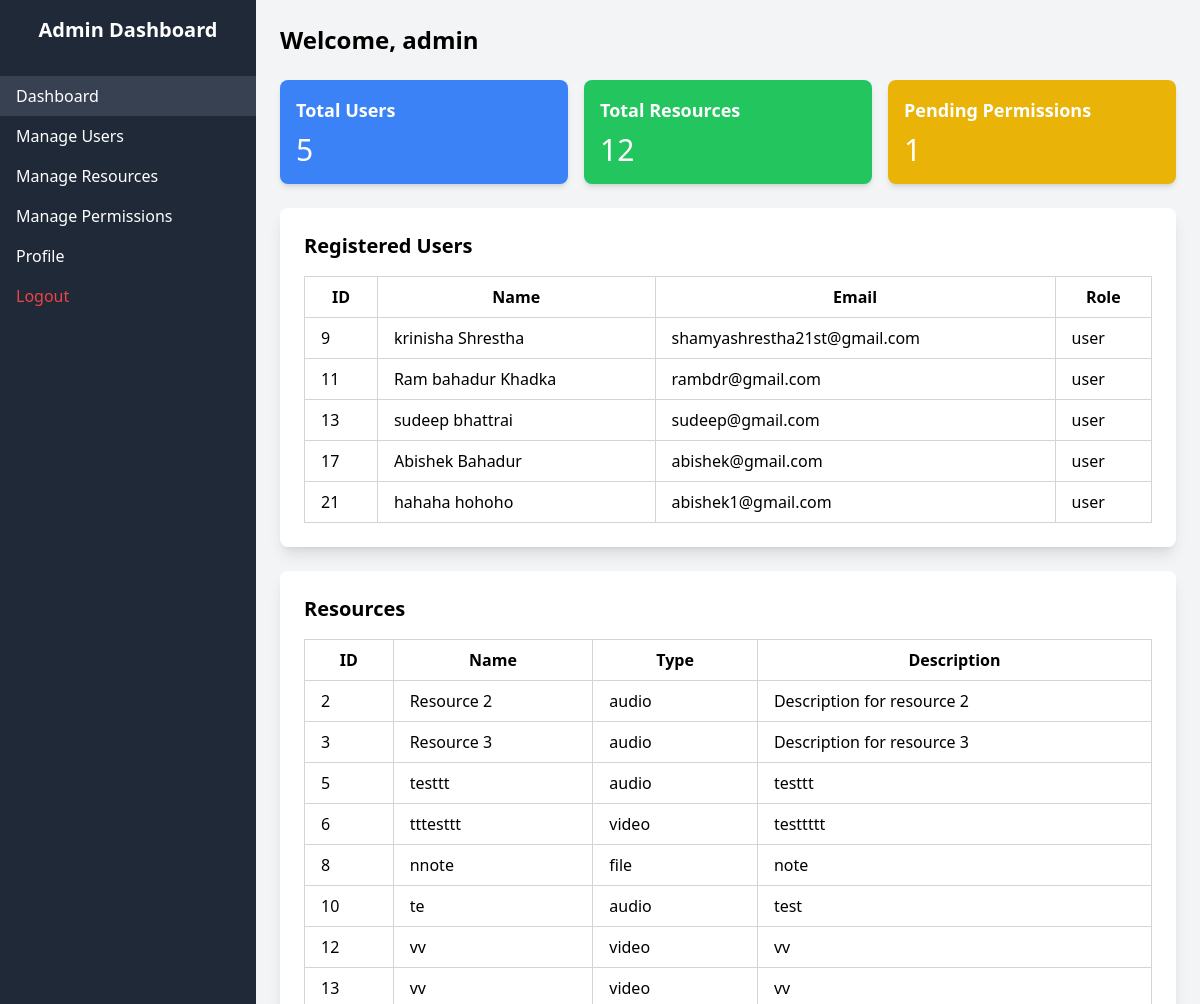
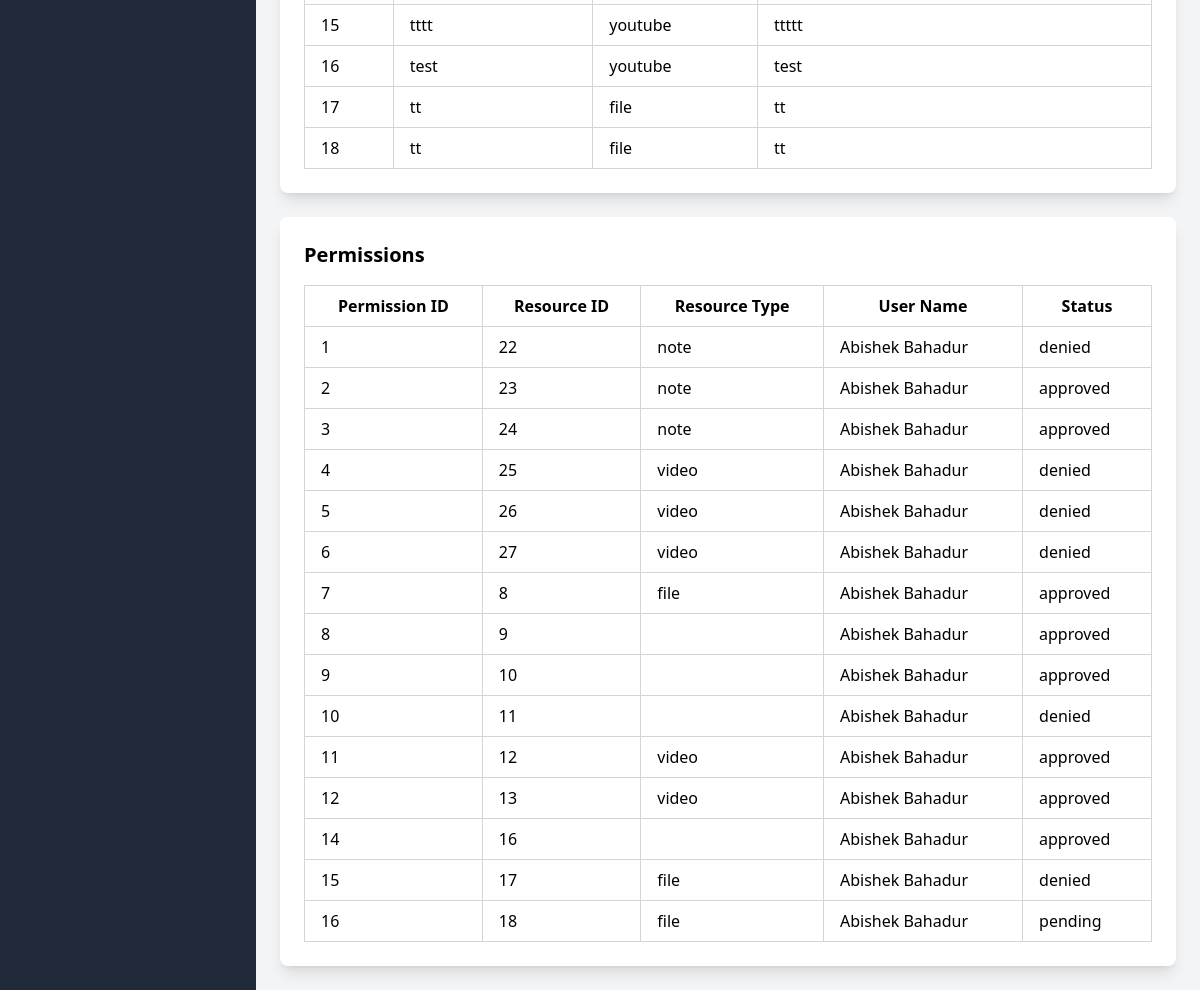
Page /pages/admin_dashboard.php (signed in) on the committed database (2 pictures, top to bottom).
### tables this page shows
CREATE TABLE `register` (
  `id` int(11) NOT NULL,
  `first_name` varchar(255) NOT NULL,
  `last_name` varchar(255) NOT NULL,
  `email` varchar(255) NOT NULL,
  `password` varchar(255) NOT NULL,
  `created_at` timestamp NOT NULL DEFAULT current_timestamp(),
  `role` enum('user','admin') DEFAULT 'user'
);

CREATE TABLE `resources` (
  `id` int(11) NOT NULL,
  `name` varchar(255) NOT NULL,
  `description` text NOT NULL,
  `file_path` varchar(255) NOT NULL,
  `created_at` timestamp NOT NULL DEFAULT current_timestamp(),
  `type` enum('audio','video','file','youtube') NOT NULL
);

CREATE TABLE `permissions` (
  `id` int(11) NOT NULL,
  `user_id` int(11) NOT NULL,
  `resource_id` int(11) NOT NULL,
  `resource_type` enum('note','video','file') NOT NULL,
  `status` enum('pending','approved','denied') DEFAULT 'pending',
  `requested_at` timestamp NOT NULL DEFAULT current_timestamp()
);

### pages/admin_dashboard.php (the view, shortened to what this page needs)
<?php
require '../db.php';
$adminId = $_SESSION['admin_id'];
$sql = "SELECT * FROM register WHERE id = ?";
$stmt = $conn->prepare($sql);
$stmt->bind_param('i', $adminId);
$stmt->execute();
$result = $stmt->get_result();
$admin = $result->fetch_assoc();
$sqlUsers = "SELECT COUNT(*) as total_users FROM register WHERE role = 'user'";
$resultUsers = $conn->query($sqlUsers);
$totalUsers = $resultUsers->fetch_assoc()['total_users'] ?? 0;
$sqlResources = "SELECT COUNT(*) as total_resources FROM resources";
$resultResources = $conn->query($sqlResources);
$totalResources = $resultResources->fetch_assoc()['total_resources'] ?? 0;
$sqlPending = "SELECT COUNT(*) as pending_permissions FROM permissions WHERE status = 'pending'";
$resultPending = $conn->query($sqlPending);
$pendingPermissions = $resultPending->fetch_assoc()['pending_permissions'] ?? 0;
$sqlUserList = "SELECT * FROM register WHERE role = 'user'";
$userList = $conn->query($sqlUserList);
$sqlResourceList = "SELECT * FROM resources";
$resourceList = $conn->query($sqlResourceList);
$sqlPermissionList = "SELECT permissions.id, permissions.resource_id, permissions.resource_type, permissions.status, register.first_name, register.last_name
                      FROM permissions
                      JOIN register ON permissions.user_id = register.id";
$permissionList = $conn->query($sqlPermissionList);
?>
<!DOCTYPE html>
<html lang="en">
<head>
    <script src="https://cdn.tailwindcss.com"></script>
</head>
<body class="bg-gray-100">
    <div class="flex">
        <div class="w-64 bg-gray-800 text-white h-screen">
            <div class="p-4 text-xl font-bold text-center">Admin Dashboard</div>
            <nav class="mt-4">
                <a href="admin_dashboard.php" class="block py-2 px-4 bg-gray-700">Dashboard</a>
                <a href="admin_users.php" class="block py-2 px-4 hover:bg-gray-700">Manage Users</a>
                <a href="admin_resources.php" class="block py-2 px-4 hover:bg-gray-700">Manage Resources</a>
                <a href="admin_permissions.php" class="block py-2 px-4 hover:bg-gray-700">Manage Permissions</a>
                <a href="admin_profile.php" class="block py-2 px-4 hover:bg-gray-700">Profile</a>
                <a href="../index.php" class="block py-2 px-4 text-red-500 hover:bg-gray-700">Logout</a>
            </nav>
        </div>
        <div class="flex-1 p-6">
            <h1 class="text-2xl font-bold mb-6">Welcome, <?php echo htmlspecialchars($admin['first_name']); ?></h1>
            <div class="grid grid-cols-3 gap-4 mb-6">
                <div class="bg-blue-500 text-white p-4 rounded-lg shadow-md">
                    <h2 class="text-lg font-bold">Total Users</h2>
                    <p class="text-3xl mt-2"><?php echo $totalUsers; ?></p>
                </div>
                <div class="bg-green-500 text-white p-4 rounded-lg shadow-md">
                    <h2 class="text-lg font-bold">Total Resources</h2>
                    <p class="text-3xl mt-2"><?php echo $totalResources; ?></p>
                </div>
                <div class="bg-yellow-500 text-white p-4 rounded-lg shadow-md">
                    <h2 class="text-lg font-bold">Pending Permissions</h2>
                    <p class="text-3xl mt-2"><?php echo $pendingPermissions; ?></p>
                </div>
            </div>
            <div class="bg-white p-6 rounded-lg shadow-lg mb-6">
                <h2 class="text-xl font-bold mb-4">Registered Users</h2>
                <table class="table-auto w-full border-collapse border border-gray-300">
                    <thead>
                        <tr>
                            <th class="border border-gray-300 px-4 py-2">ID</th>
                            <th class="border border-gray-300 px-4 py-2">Name</th>
                            <th class="border border-gray-300 px-4 py-2">Email</th>
                            <th class="border border-gray-300 px-4 py-2">Role</th>
                        </tr>
                    </thead>
                    <tbody>
                        <?php while ($user = $userList->fetch_assoc()): ?>
                            <tr>
                                <td class="border border-gray-300 px-4 py-2"><?php echo $user['id']; ?></td>
                                <td class="border border-gray-300 px-4 py-2"><?php echo htmlspecialchars($user['first_name'] . ' ' . $user['last_name']); ?></td>
                                <td class="border border-gray-300 px-4 py-2"><?php echo htmlspecialchars($user['email']); ?></td>
                                <td class="border border-gray-300 px-4 py-2"><?php echo htmlspecialchars($user['role']); ?></td>
                            </tr>
                        <?php endwhile; ?>
                    </tbody>
                </table>
            </div>
            <div class="bg-white p-6 rounded-lg shadow-lg mb-6">
                <h2 class="text-xl font-bold mb-4">Resources</h2>
                <table class="table-auto w-full border-collapse border border-gray-300">
                    <thead>
                        <tr>
                            <th class="border border-gray-300 px-4 py-2">ID</th>
                            <th class="border border-gray-300 px-4 py-2">Name</th>
                            <th class="border border-gray-300 px-4 py-2">Type</th>
                            <th class="border border-gray-300 px-4 py-2">Description</th>
                        </tr>
                    </thead>
                    <tbody>
                        <?php while ($resource = $resourceList->fetch_assoc()): ?>
                            <tr>
                                <td class="border border-gray-300 px-4 py-2"><?php echo $resource['id']; ?></td>
                                <td class="border border-gray-300 px-4 py-2"><?php echo htmlspecialchars($resource['name']); ?></td>
                                <td class="border border-gray-300 px-4 py-2"><?php echo htmlspecialchars($resource['type']); ?></td>
                                <td class="border border-gray-300 px-4 py-2"><?php echo htmlspecialchars($resource['description']); ?></td>
                            </tr>
                        <?php endwhile; ?>
                    </tbody>
                </table>
            </div>
            <div class="bg-white p-6 rounded-lg shadow-lg">
                <h2 class="text-xl font-bold mb-4">Permissions</h2>
                <table class="table-auto w-full border-collapse border border-gray-300">
                    <thead>
                        <tr>
                            <th class="border border-gray-300 px-4 py-2">Permission ID</th>
                            <th class="border border-gray-300 px-4 py-2">Resource ID</th>
                            <th class="border border-gray-300 px-4 py-2">Resource Type</th>
                            <th class="border border-gray-300 px-4 py-2">User Name</th>
                            <th class="border border-gray-300 px-4 py-2">Status</th>
                        </tr>
                    </thead>
                    <tbody>
                        <?php while ($permission = $permissionList->fetch_assoc()): ?>
                            <tr>
                                <td class="border border-gray-300 px-4 py-2"><?php echo $permission['id']; ?></td>
                                <td class="border border-gray-300 px-4 py-2"><?php echo $permission['resource_id']; ?></td>
                                <td class="border border-gray-300 px-4 py-2"><?php echo htmlspecialchars($permission['resource_type']); ?></td>
                                <td class="border border-gray-300 px-4 py-2"><?php echo htmlspecialchars($permission['first_name'] . ' ' . $permission['last_name']); ?></td>
                                <td class="border border-gray-300 px-4 py-2"><?php echo htmlspecialchars($permission['status']); ?></td>
                            </tr>
                        <?php endwhile; ?>
                    </tbody>
                </table>
            </div>
        </div>
    </div>
</body>
</html>

### rows in the picture
register: first_name "admin"
register: id "9", first_name+last_name "krinisha Shrestha", email "shamyashrestha21st@gmail.com", role "user"
register: id "11", first_name+last_name "Ram bahadur Khadka", email "rambdr@gmail.com", role "user"
register: id "13", first_name+last_name "sudeep bhattrai", email "sudeep@gmail.com", role "user"
register: id "17", first_name+last_name "Abishek Bahadur", email "abishek@gmail.com", role "user"
register: id "21", first_name+last_name "hahaha hohoho", email "abishek1@gmail.com", role "user"
resources: id "2", name "Resource 2", type "audio", description "Description for resource 2"
resources: id "3", name "Resource 3", type "audio", description "Description for resource 3"
resources: id "5", name "testtt", type "audio", description "testtt"
resources: id "6", name "tttesttt", type "video", description "testtttt"
resources: id "8", name "nnote", type "file", description "note"
resources: id "10", name "te", type "audio", description "test"
resources: id "12", name "vv", type "video", description "vv"
resources: id "13", name "vv", type "video", description "vv"
resources: id "15", name "tttt", type "youtube", description "ttttt"
resources: id "16", name "test", type "youtube", description "test"
resources: id "17", name "tt", type "file", description "tt"
resources: id "18", name "tt", type "file", description "tt"
permissions: id "1", resource "22", resource_type "note", user.last_name "Abishek Bahadur", status "denied"
permissions: id "2", resource "23", resource_type "note", user.last_name "Abishek Bahadur", status "approved"
permissions: id "3", resource "24", resource_type "note", user.last_name "Abishek Bahadur", status "approved"
permissions: id "4", resource "25", resource_type "video", user.last_name "Abishek Bahadur", status "denied"
permissions: id "5", resource "26", resource_type "video", user.last_name "Abishek Bahadur", status "denied"
permissions: id "6", resource "27", resource_type "video", user.last_name "Abishek Bahadur", status "denied"
permissions: id "7", resource "8", resource_type "file", user.last_name "Abishek Bahadur", status "approved"
permissions: id "8", resource "9", user.last_name "Abishek Bahadur", status "approved"
permissions: id "9", resource "10", user.last_name "Abishek Bahadur", status "approved"
permissions: id "10", resource "11", user.last_name "Abishek Bahadur", status "denied"
permissions: id "11", resource "12", resource_type "video", user.last_name "Abishek Bahadur", status "approved"
permissions: id "12", resource "13", resource_type "video", user.last_name "Abishek Bahadur", status "approved"
permissions: id "14", resource "16", user.last_name "Abishek Bahadur", status "approved"
permissions: id "15", resource "17", resource_type "file", user.last_name "Abishek Bahadur", status "denied"
permissions: id "16", resource "18", resource_type "file", user.last_name "Abishek Bahadur", status "pending"

### other values in the picture
$totalUsers "5"
$totalResources "12"
$pendingPermissions "1"
